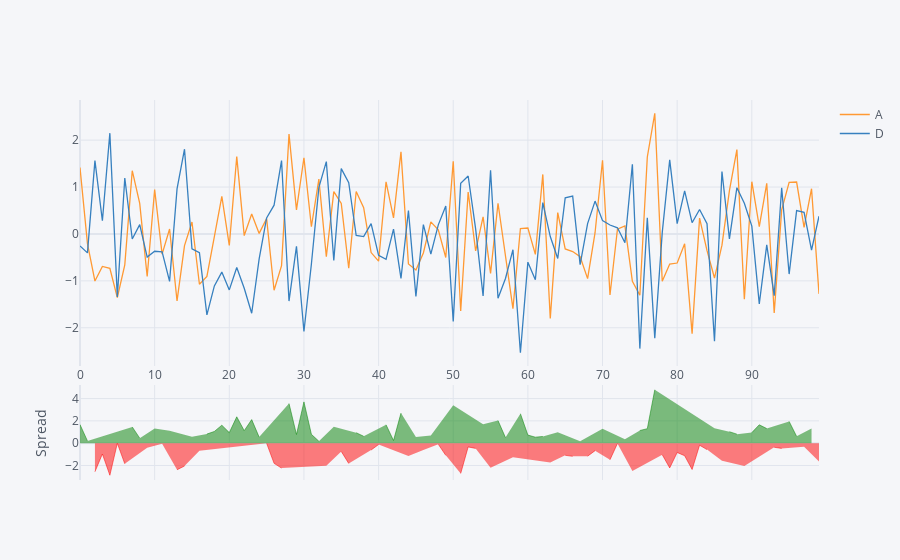

The notebook cell this image was saved under:
### Code cell
df[['A','D']].iplot(kind='spread')
